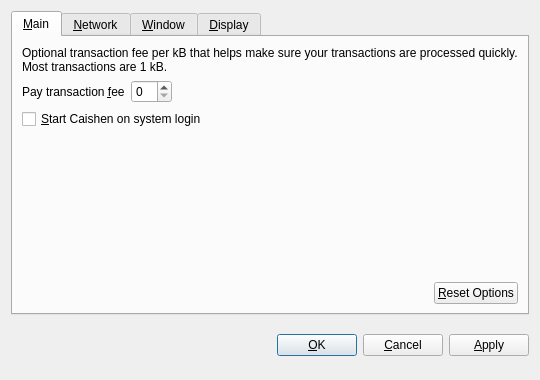
<?xml version="1.0" encoding="UTF-8"?>
<ui version="4.0">
 <class>OptionsDialog</class>
 <widget class="QDialog" name="OptionsDialog">
  <property name="geometry">
   <rect>
    <x>0</x>
    <y>0</y>
    <width>540</width>
    <height>380</height>
   </rect>
  </property>
  <property name="windowTitle">
   <string>Options</string>
  </property>
  <property name="modal">
   <bool>true</bool>
  </property>
  <layout class="QVBoxLayout" name="verticalLayout">
   <item>
    <widget class="QTabWidget" name="tabWidget">
     <property name="tabPosition">
      <enum>QTabWidget::North</enum>
     </property>
     <property name="currentIndex">
      <number>0</number>
     </property>
     <widget class="QWidget" name="tabMain">
      <attribute name="title">
       <string>&amp;Main</string>
      </attribute>
      <layout class="QVBoxLayout" name="verticalLayout_Main">
       <item>
        <widget class="QLabel" name="transactionFeeInfoLabel">
         <property name="text">
          <string>Optional transaction fee per kB that helps make sure your transactions are processed quickly. Most transactions are 1 kB.</string>
         </property>
         <property name="textFormat">
          <enum>Qt::PlainText</enum>
         </property>
         <property name="wordWrap">
          <bool>true</bool>
         </property>
        </widget>
       </item>
       <item>
        <layout class="QHBoxLayout" name="horizontalLayout_1_Main">
         <item>
          <widget class="QLabel" name="transactionFeeLabel">
           <property name="text">
            <string>Pay transaction &amp;fee</string>
           </property>
           <property name="textFormat">
            <enum>Qt::PlainText</enum>
           </property>
           <property name="buddy">
            <cstring>transactionFee</cstring>
           </property>
          </widget>
         </item>
         <item>
          <widget class="BitcoinAmountField" name="transactionFee"/>
         </item>
         <item>
          <spacer name="horizontalSpacer_1_Main">
           <property name="orientation">
            <enum>Qt::Horizontal</enum>
           </property>
           <property name="sizeHint" stdset="0">
            <size>
             <width>40</width>
             <height>20</height>
            </size>
           </property>
          </spacer>
         </item>
        </layout>
       </item>
       <item>
        <widget class="QCheckBox" name="bitcoinAtStartup">
         <property name="toolTip">
          <string>Automatically start Caishen after logging in to the system.</string>
         </property>
         <property name="text">
          <string>&amp;Start Caishen on system login</string>
         </property>
        </widget>
       </item>
       <item>
        <spacer name="verticalSpacer_Main">
         <property name="orientation">
          <enum>Qt::Vertical</enum>
         </property>
         <property name="sizeHint" stdset="0">
          <size>
           <width>20</width>
           <height>40</height>
          </size>
         </property>
        </spacer>
       </item>
       <item>
        <layout class="QHBoxLayout" name="horizontalLayout_2_Main">
         <item>
          <spacer name="horizontalSpacer_2_Main">
           <property name="orientation">
            <enum>Qt::Horizontal</enum>
           </property>
           <property name="sizeHint" stdset="0">
            <size>
             <width>40</width>
             <height>20</height>
            </size>
           </property>
          </spacer>
         </item>
         <item>
          <widget class="QPushButton" name="resetButton">
           <property name="toolTip">
            <string>Reset all client options to default.</string>
           </property>
           <property name="text">
            <string>&amp;Reset Options</string>
           </property>
           <property name="autoDefault">
            <bool>false</bool>
           </property>
          </widget>
         </item>
        </layout>
       </item>
      </layout>
     </widget>
     <widget class="QWidget" name="tabNetwork">
      <attribute name="title">
       <string>&amp;Network</string>
      </attribute>
      <layout class="QVBoxLayout" name="verticalLayout_Network">
       <item>
        <widget class="QCheckBox" name="mapPortUpnp">
         <property name="toolTip">
          <string>Automatically open the Caishen client port on the router. This only works when your router supports UPnP and it is enabled.</string>
         </property>
         <property name="text">
          <string>Map port using &amp;UPnP</string>
         </property>
        </widget>
       </item>
       <item>
        <widget class="QCheckBox" name="connectSocks">
         <property name="toolTip">
          <string>Connect to the Caishen network through a SOCKS proxy (e.g. when connecting through Tor).</string>
         </property>
         <property name="text">
          <string>&amp;Connect through SOCKS proxy:</string>
         </property>
        </widget>
       </item>
       <item>
        <layout class="QHBoxLayout" name="horizontalLayout_Network">
         <item>
          <widget class="QLabel" name="proxyIpLabel">
           <property name="text">
            <string>Proxy &amp;IP:</string>
           </property>
           <property name="textFormat">
            <enum>Qt::PlainText</enum>
           </property>
           <property name="buddy">
            <cstring>proxyIp</cstring>
           </property>
          </widget>
         </item>
         <item>
          <widget class="QValidatedLineEdit" name="proxyIp">
           <property name="maximumSize">
            <size>
             <width>140</width>
             <height>16777215</height>
            </size>
           </property>
           <property name="toolTip">
            <string>IP address of the proxy (e.g. 127.0.0.1)</string>
           </property>
          </widget>
         </item>
         <item>
          <widget class="QLabel" name="proxyPortLabel">
           <property name="text">
            <string>&amp;Port:</string>
           </property>
           <property name="textFormat">
            <enum>Qt::PlainText</enum>
           </property>
           <property name="buddy">
            <cstring>proxyPort</cstring>
           </property>
          </widget>
         </item>
         <item>
          <widget class="QLineEdit" name="proxyPort">
           <property name="maximumSize">
            <size>
             <width>55</width>
             <height>16777215</height>
            </size>
           </property>
           <property name="toolTip">
            <string>Port of the proxy (e.g. 9050)</string>
           </property>
          </widget>
         </item>
         <item>
          <widget class="QLabel" name="socksVersionLabel">
           <property name="text">
            <string>SOCKS &amp;Version:</string>
           </property>
           <property name="textFormat">
            <enum>Qt::PlainText</enum>
           </property>
           <property name="buddy">
            <cstring>socksVersion</cstring>
           </property>
          </widget>
         </item>
         <item>
          <widget class="QValueComboBox" name="socksVersion">
           <property name="toolTip">
            <string>SOCKS version of the proxy (e.g. 5)</string>
           </property>
          </widget>
         </item>
         <item>
          <spacer name="horizontalSpacer_Network">
           <property name="orientation">
            <enum>Qt::Horizontal</enum>
           </property>
           <property name="sizeHint" stdset="0">
            <size>
             <width>40</width>
             <height>20</height>
            </size>
           </property>
          </spacer>
         </item>
        </layout>
       </item>
       <item>
        <spacer name="verticalSpacer_Network">
         <property name="orientation">
          <enum>Qt::Vertical</enum>
         </property>
         <property name="sizeHint" stdset="0">
          <size>
           <width>20</width>
           <height>40</height>
          </size>
         </property>
        </spacer>
       </item>
      </layout>
     </widget>
     <widget class="QWidget" name="tabWindow">
      <attribute name="title">
       <string>&amp;Window</string>
      </attribute>
      <layout class="QVBoxLayout" name="verticalLayout_Window">
       <item>
        <widget class="QCheckBox" name="minimizeToTray">
         <property name="toolTip">
          <string>Show only a tray icon after minimizing the window.</string>
         </property>
         <property name="text">
          <string>&amp;Minimize to the tray instead of the taskbar</string>
         </property>
        </widget>
       </item>
       <item>
        <widget class="QCheckBox" name="minimizeOnClose">
         <property name="toolTip">
          <string>Minimize instead of exit the application when the window is closed. When this option is enabled, the application will be closed only after selecting Quit in the menu.</string>
         </property>
         <property name="text">
          <string>M&amp;inimize on close</string>
         </property>
        </widget>
       </item>
       <item>
        <spacer name="verticalSpacer_Window">
         <property name="orientation">
          <enum>Qt::Vertical</enum>
         </property>
         <property name="sizeHint" stdset="0">
          <size>
           <width>20</width>
           <height>40</height>
          </size>
         </property>
        </spacer>
       </item>
      </layout>
     </widget>
     <widget class="QWidget" name="tabDisplay">
      <attribute name="title">
       <string>&amp;Display</string>
      </attribute>
      <layout class="QVBoxLayout" name="verticalLayout_Display">
       <item>
        <layout class="QHBoxLayout" name="horizontalLayout_1_Display">
         <item>
          <widget class="QLabel" name="langLabel">
           <property name="text">
            <string>User Interface &amp;language:</string>
           </property>
           <property name="textFormat">
            <enum>Qt::PlainText</enum>
           </property>
           <property name="buddy">
            <cstring>lang</cstring>
           </property>
          </widget>
         </item>
         <item>
          <widget class="QValueComboBox" name="lang">
           <property name="toolTip">
            <string>The user interface language can be set here. This setting will take effect after restarting Caishen.</string>
           </property>
          </widget>
         </item>
        </layout>
       </item>
       <item>
        <layout class="QHBoxLayout" name="horizontalLayout_2_Display">
         <item>
          <widget class="QLabel" name="unitLabel">
           <property name="text">
            <string>&amp;Unit to show amounts in:</string>
           </property>
           <property name="textFormat">
            <enum>Qt::PlainText</enum>
           </property>
           <property name="buddy">
            <cstring>unit</cstring>
           </property>
          </widget>
         </item>
         <item>
          <widget class="QValueComboBox" name="unit">
           <property name="toolTip">
            <string>Choose the default subdivision unit to show in the interface and when sending coins.</string>
           </property>
          </widget>
         </item>
        </layout>
       </item>
       <item>
        <widget class="QCheckBox" name="displayAddresses">
         <property name="toolTip">
          <string>Whether to show Caishen addresses in the transaction list or not.</string>
         </property>
         <property name="text">
          <string>&amp;Display addresses in transaction list</string>
         </property>
        </widget>
       </item>
       <item>
        <spacer name="verticalSpacer_Display">
         <property name="orientation">
          <enum>Qt::Vertical</enum>
         </property>
         <property name="sizeHint" stdset="0">
          <size>
           <width>20</width>
           <height>40</height>
          </size>
         </property>
        </spacer>
       </item>
      </layout>
     </widget>
    </widget>
   </item>
   <item>
    <layout class="QHBoxLayout" name="horizontalLayout_Buttons">
     <item>
      <spacer name="horizontalSpacer_1">
       <property name="orientation">
        <enum>Qt::Horizontal</enum>
       </property>
       <property name="sizeHint" stdset="0">
        <size>
         <width>40</width>
         <height>48</height>
        </size>
       </property>
      </spacer>
     </item>
     <item>
      <widget class="QLabel" name="statusLabel">
       <property name="font">
        <font>
         <weight>75</weight>
         <bold>true</bold>
        </font>
       </property>
       <property name="text">
        <string/>
       </property>
       <property name="textFormat">
        <enum>Qt::PlainText</enum>
       </property>
       <property name="wordWrap">
        <bool>true</bool>
       </property>
      </widget>
     </item>
     <item>
      <spacer name="horizontalSpacer_2">
       <property name="orientation">
        <enum>Qt::Horizontal</enum>
       </property>
       <property name="sizeHint" stdset="0">
        <size>
         <width>40</width>
         <height>48</height>
        </size>
       </property>
      </spacer>
     </item>
     <item>
      <widget class="QPushButton" name="okButton">
       <property name="text">
        <string>&amp;OK</string>
       </property>
      </widget>
     </item>
     <item>
      <widget class="QPushButton" name="cancelButton">
       <property name="text">
        <string>&amp;Cancel</string>
       </property>
       <property name="autoDefault">
        <bool>false</bool>
       </property>
      </widget>
     </item>
     <item>
      <widget class="QPushButton" name="applyButton">
       <property name="text">
        <string>&amp;Apply</string>
       </property>
       <property name="autoDefault">
        <bool>false</bool>
       </property>
      </widget>
     </item>
    </layout>
   </item>
  </layout>
 </widget>
 <customwidgets>
  <customwidget>
   <class>BitcoinAmountField</class>
   <extends>QSpinBox</extends>
   <header>bitcoinamountfield.h</header>
  </customwidget>
  <customwidget>
   <class>QValueComboBox</class>
   <extends>QComboBox</extends>
   <header>qvaluecombobox.h</header>
  </customwidget>
  <customwidget>
   <class>QValidatedLineEdit</class>
   <extends>QLineEdit</extends>
   <header>qvalidatedlineedit.h</header>
  </customwidget>
 </customwidgets>
 <resources/>
 <connections/>
</ui>
